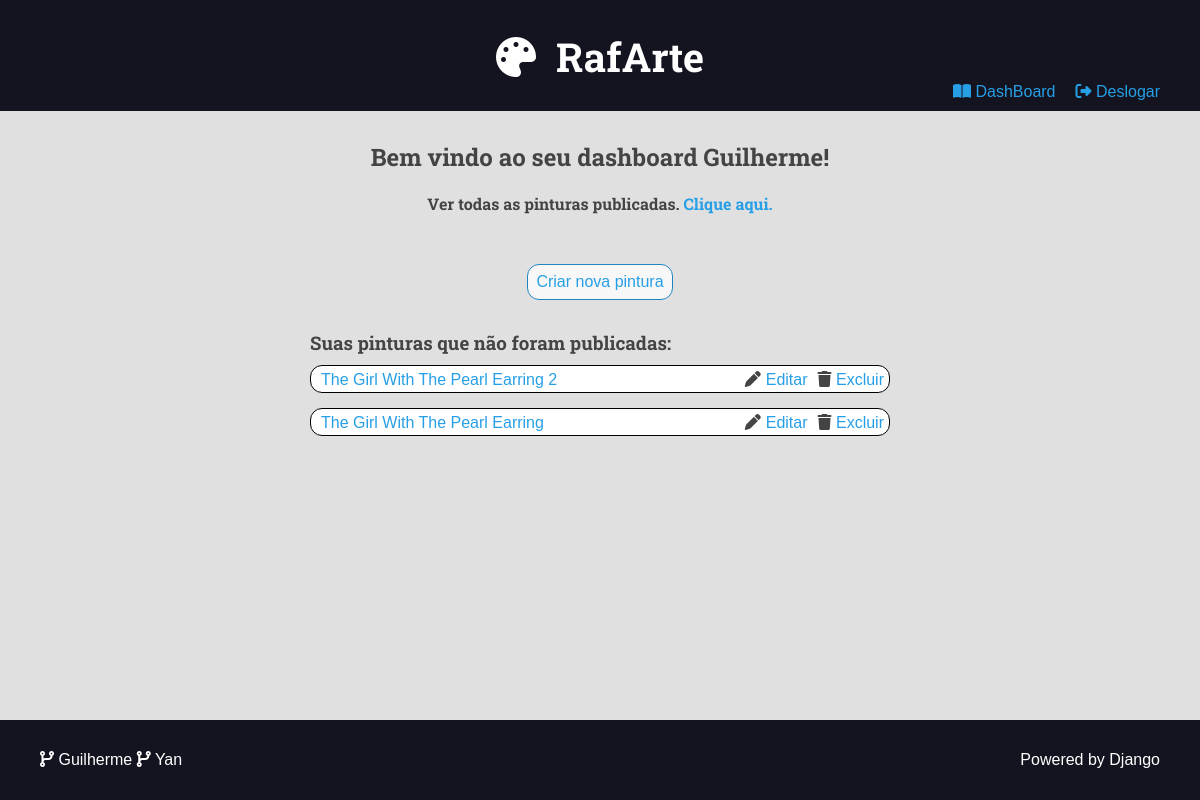
Page /user/dashboard/ (signed in) on the earlier database version.
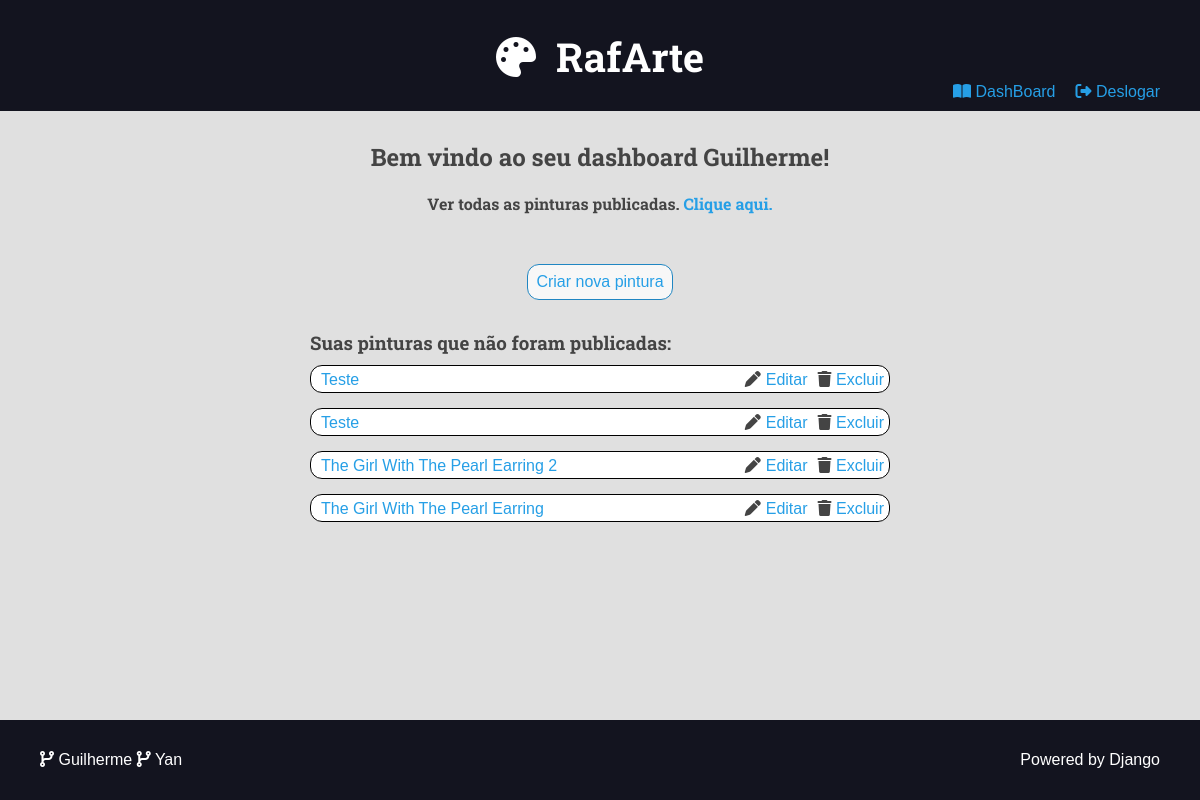
Same page on the later database version.
### museum/models.py (models this page shows, shortened)
class Painting(models.Model):
    name = models.CharField(max_length=50)
    date = models.DateField(null=True, blank=True)
    description = models.TextField(blank=True)
    cover = models.ImageField(upload_to='museum/cover/%Y/%m/%d/')
    post_date = models.DateField(auto_now=True)
    summary = models.CharField(max_length=250)
    is_published = models.BooleanField(default=False)
    author = models.ManyToManyField(
        Author, blank=True,
        default=None
    )
    church = models.ForeignKey(
        Church, on_delete=models.SET_NULL, null=True, blank=True,
        default=None
    )
    engraving = models.ManyToManyField(
        Engraving, blank=True,
        default=None
    )
    post_author = models.ForeignKey(
        User, on_delete=models.SET_NULL, null=True
    )

### user/views.py (the view)
# urls.py: path('dashboard/', views.dashboard, name='dashboard'),
@require_GET
@login_required(login_url='user:login')
def dashboard(request:HttpRequest) -> HttpResponse:
    user = request.user
    paintings = Painting.objects.filter(
        is_published=False, post_author=user
    ).order_by('-id')
    return render(request, 'user/pages/dashboard.html', {
        'paintings': paintings,
        'search': False,
    })

### user/templates/user/pages/dashboard.html (shortened to what this page needs)
{% extends 'templates/pages/global.html' %}
{% block content %}
    <div class="main-content center container">
        <h2>Bem vindo ao seu dashboard {% if user.first_name %}{{ user.first_name }}{% else %}{{user.username}}{% endif %}!</h2>
        <div class='login-message'>
            <h4>Ver todas as pinturas publicadas. <a href="{% url 'painting:home' %}">Clique aqui.</a></h4>
        </div>
        <div class="authors-dashboard-container">
            <div class='login-message' id="dashboard-button-container">
                <a id="dashboard-button" href="{% url 'user:painting_create' %}">
                    <span> Criar nova pintura </span>
                </a>
            </div>
            <h3>Suas pinturas que não foram publicadas:</h3>
            <ul>
                {% for painting in paintings %}
                    <div class="painting-list-not-published">
                        <li>
                            <div class="painting-modification">
                                <a href="{% url 'painting:detail_not_published' painting.id %}">{{painting.name}}</a>
                                <div class="painting-edit">
                                    <i class="fas fa-pen"></i>
                                    <a href="{% url 'user:painting_edit' painting.id %}">Editar</a>
                                    <form action="{% url 'user:painting_delete' painting.id %}" method="POST">
                                        <i class="fas fa-trash"></i>
                                        <button class="plaintext-button" type="submit">Excluir</button>
                                    </form>
                                </div>
                            </div>
                        </li>
                    </div>
                {%empty%}
                    <h3>Nenhuma pintura cadastrada. Crie o seu post.</h3>
                {% endfor %}
            </ul>
        </div>
    </div>
{% endblock content %}

Differences in the rows shown:
added Painting: name "Teste"
added Painting: name "Teste"
